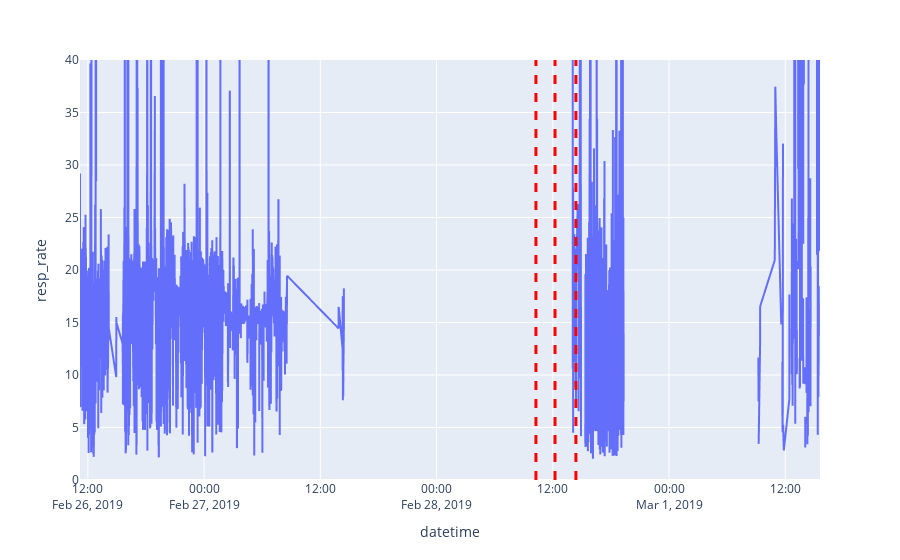

Write notebook code for a chart like this one.
### Code cell
# only keep the segments with good quality
resp_df['seconds'] = resp_df['datetime'].dt.round('1S')

fig = px.line(resp_df.loc[resp_df['seconds'].isin(data_quality['datetimeS'])], x='datetime', y='resp_rate')
for i in range(len(patient_info.seizure_table)):
    fig.add_vline(x=patient_info.seizure_table['Timestamp'].iloc[i], line_width=3, line_dash="dash", line_color="red")
fig.update_yaxes(range=[0, 40])
fig.show()

### Figure 1 — Plotly figure (JSON) as saved in the notebook; plotly's stock layout.template omitted (floating-point values rounded to 4 significant figures; data arrays with more than 128 entries replaced by an {"elided": "..."} marker saying what was removed)
{"data": [{"hovertemplate": "datetime=%{x}<br>resp_rate=%{y}<extra></extra>", "legendgroup": "", "line": {"color": "#636efa", "dash": "solid"}, "marker": {"symbol": "circle"}, "mode": "lines", "name": "", "showlegend": false, "type": "scattergl", "x": {"elided": "9130 str values"}, "xaxis": "x", "y": {"elided": "9130 float values"}, "yaxis": "y"}], "layout": {"legend": {"tracegroupgap": 0}, "margin": {"t": 60}, "shapes": [{"line": {"color": "red", "dash": "dash", "width": 3}, "type": "line", "x0": "2019-02-28T10:15:34", "x1": "2019-02-28T10:15:34", "xref": "x", "y0": 0, "y1": 1, "yref": "y domain"}, {"line": {"color": "red", "dash": "dash", "width": 3}, "type": "line", "x0": "2019-02-28T12:13:47", "x1": "2019-02-28T12:13:47", "xref": "x", "y0": 0, "y1": 1, "yref": "y domain"}, {"line": {"color": "red", "dash": "dash", "width": 3}, "type": "line", "x0": "2019-02-28T14:23:13", "x1": "2019-02-28T14:23:13", "xref": "x", "y0": 0, "y1": 1, "yref": "y domain"}], "xaxis": {"anchor": "y", "domain": [0, 1], "title": {"text": "datetime"}}, "yaxis": {"anchor": "x", "domain": [0, 1], "range": [0, 40], "title": {"text": "resp_rate"}}}}
